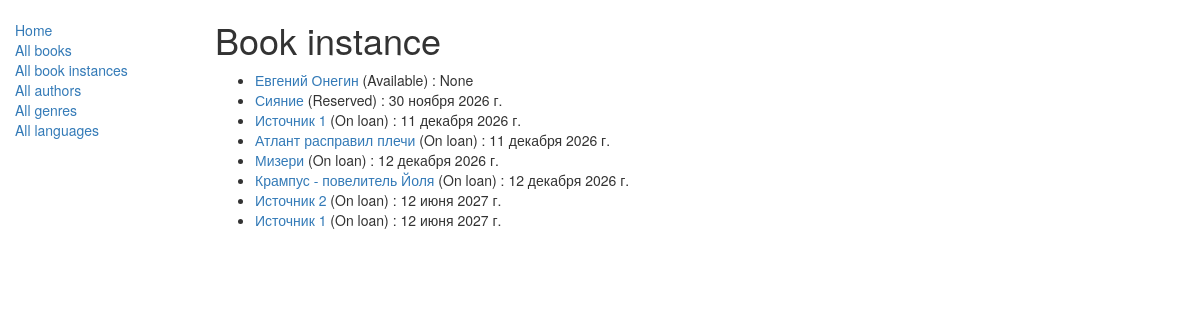
/catalog/bookinstances/, run on the app's committed database.
### catalog/models.py (models this page shows, shortened)
class BookInstance(models.Model):
    id = models.UUIDField(primary_key=True, default=uuid.uuid4, help_text="Уникальный идентификатор для конкретной книги.")
    book = models.ForeignKey('Book', on_delete=models.SET_NULL, null=True)
    imprint = models.CharField(max_length=200)
    due_back = models.DateField(null=True, blank=True)
    borrower = models.ForeignKey(settings.AUTH_USER_MODEL, on_delete=models.SET_NULL, null=True, blank=True)
    LOAN_STATUS = (
        ('m', 'Maintenance'),
        ('o', 'On loan'),
        ('a', 'Available'),
        ('r', 'Reserved'),
    )
    status = models.CharField(max_length=1, choices=LOAN_STATUS, blank=True, default='m', help_text="Наличие книги.")
    class Meta:
        ordering = ('due_back',)
        permissions = (("can_mark_returned", "Set book as returned"),)
    @property
    def is_overdue(self):
        return bool(self.due_back and date.today() > self.due_back)

class Book(models.Model):
    title = models.CharField(max_length=200)
    author = models.ForeignKey('Author', on_delete=models.SET_NULL, null=True)
    summary = models.TextField(max_length=1000, help_text='Добавьте описание для книги.')
    isbn = models.CharField('ISBN', max_length=13, help_text="13 Персонажей <a href='https://www.isbn-international.org/content/what-isbn'>ISBN</a>")
    genre = models.ManyToManyField('Genre', help_text="Выберите жанр для книги.")
    language = models.ForeignKey('Language', on_delete=models.SET_NULL, null=True)
    class Meta:
        ordering = ['title','author']
    def display_genre(self):
        return ", ".join([genre.name for genre in self.genre.all()[:3] ])
    display_genre.short_description = 'Genre'

### catalog/views.py (the view)
# urls.py: path('bookinstances/', views.BookInstanceListView.as_view(), name='bookinstances'),
class BookInstanceListView(generic.ListView):
    model = BookInstance
    paginate_by = 10

### catalog/templates/catalog/bookinstance_list.html (shortened to what this page needs)
{% extends "base_generic.html" %}
{% block content %}
    <h1>Book instance</h1>
    <ul>
      {% for bookinst in bookinstance_list %}
      <li class="{% if bookinst.is_overdue %}text-danger{% endif %}">
        <a href="{% url 'bookinstance-detail' bookinst.pk %}">{{bookinst.book.title}}</a> ({{ bookinst.get_status_display }})
        {% if bookinst.status != bookinst.LoanStatus.AVAILABLE %}: {{ bookinst.due_back }} {% endif %}
      </li>
      {% empty %}
      <li>There are no book copies available.</li>
      {% endfor %}
    </ul>
{% endblock %}

### catalog/templates/base_generic.html (shortened to what this page needs)
<!DOCTYPE html>
<html lang="en">
  <head>
    {% load static %}
    <link rel="stylesheet" href="https://maxcdn.bootstrapcdn.com/bootstrap/3.3.7/css/bootstrap.min.css" />
    <link rel="stylesheet" href="{% static 'css/styles.css' %}" />
  </head>
  <body>
    <div class="container-fluid">
      <div class="row">
        <div class="col-sm-2">
          {% block sidebar %}
            <ul class="sidebar-nav">
              <li><a href="{% url 'index' %}">Home</a></li>
              <li><a href="{% url 'books' %}">All books</a></li>
              <li><a href="{% url 'bookinstances' %}">All book instances</a></li>
              <li><a href="{% url 'authors' %}">All authors</a></li>
              <li><a href="{% url 'genres' %}">All genres</a></li>
              <li><a href="{% url 'languages' %}">All languages</a></li>
            </ul>
          {% endblock %}
        </div>
        <div class="col-sm-10 ">{% block content %}{% endblock %}</div>
      </div>
    </div>
  </body>
</html>

### catalog/static/css/styles.css (style rules this page uses)
.sidebar-nav { margin-top: 20px; padding: 0; list-style: none; }

### data on the page
BookInstance: book "Евгений Онегин", status "Available", due_back "None"
BookInstance: book "Сияние", status "Reserved", due_back "30 ноября 2026 г."
BookInstance: book "Источник 1", status "On loan", due_back "11 декабря 2026 г."
BookInstance: book "Атлант расправил плечи", status "On loan", due_back "11 декабря 2026 г."
BookInstance: book "Мизери", status "On loan", due_back "12 декабря 2026 г."
BookInstance: book "Крампус - повелитель Йоля", status "On loan", due_back "12 декабря 2026 г."
BookInstance: book "Источник 2", status "On loan", due_back "12 июня 2027 г."
BookInstance: book "Источник 1", status "On loan", due_back "12 июня 2027 г."
